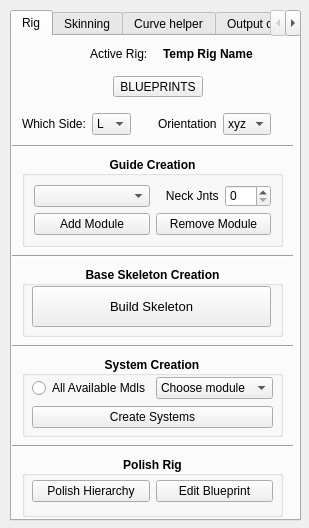
<?xml version="1.0" encoding="UTF-8"?>
<ui version="4.0">
 <class>Form</class>
 <widget class="QWidget" name="Form">
  <property name="geometry">
   <rect>
    <x>0</x>
    <y>0</y>
    <width>309</width>
    <height>528</height>
   </rect>
  </property>
  <property name="windowTitle">
   <string>Form</string>
  </property>
  <widget class="QTabWidget" name="tabWidget">
   <property name="geometry">
    <rect>
     <x>10</x>
     <y>10</y>
     <width>291</width>
     <height>511</height>
    </rect>
   </property>
   <property name="currentIndex">
    <number>0</number>
   </property>
   <widget class="QWidget" name="tab_rig">
    <attribute name="title">
     <string>Rig</string>
    </attribute>
    <widget class="QGroupBox" name="groupBox">
     <property name="geometry">
      <rect>
       <x>10</x>
       <y>120</y>
       <width>261</width>
       <height>91</height>
      </rect>
     </property>
     <property name="sizePolicy">
      <sizepolicy hsizetype="Preferred" vsizetype="Preferred">
       <horstretch>0</horstretch>
       <verstretch>0</verstretch>
      </sizepolicy>
     </property>
     <property name="font">
      <font>
       <family>MS Shell Dlg 2</family>
       <weight>75</weight>
       <italic>false</italic>
       <bold>true</bold>
       <underline>false</underline>
       <strikeout>false</strikeout>
       <kerning>false</kerning>
      </font>
     </property>
     <property name="title">
      <string>Guide Creation</string>
     </property>
     <property name="alignment">
      <set>Qt::AlignCenter</set>
     </property>
     <property name="checkable">
      <bool>false</bool>
     </property>
     <layout class="QGridLayout" name="gridLayout">
      <item row="2" column="0">
       <layout class="QGridLayout" name="gridLayout_6">
        <item row="1" column="0">
         <widget class="QPushButton" name="add_mdl_btn">
          <property name="font">
           <font>
            <weight>50</weight>
            <bold>false</bold>
           </font>
          </property>
          <property name="text">
           <string>Add Module</string>
          </property>
         </widget>
        </item>
        <item row="1" column="1">
         <widget class="QPushButton" name="remove_mdl_btn">
          <property name="font">
           <font>
            <weight>50</weight>
            <bold>false</bold>
           </font>
          </property>
          <property name="text">
           <string>Remove Module</string>
          </property>
         </widget>
        </item>
        <item row="0" column="1">
         <layout class="QGridLayout" name="gridLayout_4">
          <item row="0" column="1">
           <widget class="QSpinBox" name="neck_num_SpinBox">
            <property name="sizePolicy">
             <sizepolicy hsizetype="Minimum" vsizetype="Minimum">
              <horstretch>0</horstretch>
              <verstretch>0</verstretch>
             </sizepolicy>
            </property>
            <property name="font">
             <font>
              <weight>50</weight>
              <bold>false</bold>
             </font>
            </property>
           </widget>
          </item>
          <item row="0" column="0">
           <widget class="QLabel" name="neck_num_lbl">
            <property name="font">
             <font>
              <weight>50</weight>
              <bold>false</bold>
             </font>
            </property>
            <property name="text">
             <string>   Neck Jnts</string>
            </property>
           </widget>
          </item>
         </layout>
        </item>
        <item row="0" column="0">
         <widget class="QComboBox" name="module_picker_ddbox"/>
        </item>
       </layout>
      </item>
     </layout>
    </widget>
    <widget class="QGroupBox" name="base_skeleton_box">
     <property name="enabled">
      <bool>true</bool>
     </property>
     <property name="geometry">
      <rect>
       <x>10</x>
       <y>230</y>
       <width>261</width>
       <height>71</height>
      </rect>
     </property>
     <property name="font">
      <font>
       <weight>75</weight>
       <bold>true</bold>
      </font>
     </property>
     <property name="title">
      <string>Base Skeleton Creation</string>
     </property>
     <property name="alignment">
      <set>Qt::AlignCenter</set>
     </property>
     <widget class="QPushButton" name="build_skeleton_btn">
      <property name="geometry">
       <rect>
        <x>10</x>
        <y>20</y>
        <width>239</width>
        <height>41</height>
       </rect>
      </property>
      <property name="baseSize">
       <size>
        <width>40</width>
        <height>49</height>
       </size>
      </property>
      <property name="font">
       <font>
        <pointsize>10</pointsize>
        <weight>50</weight>
        <bold>false</bold>
       </font>
      </property>
      <property name="text">
       <string>Build Skeleton</string>
      </property>
     </widget>
    </widget>
    <widget class="QGroupBox" name="groupBox_3">
     <property name="geometry">
      <rect>
       <x>10</x>
       <y>320</y>
       <width>261</width>
       <height>81</height>
      </rect>
     </property>
     <property name="font">
      <font>
       <weight>75</weight>
       <bold>true</bold>
      </font>
     </property>
     <property name="title">
      <string>System Creation</string>
     </property>
     <property name="alignment">
      <set>Qt::AlignCenter</set>
     </property>
     <widget class="QWidget" name="gridLayoutWidget_7">
      <property name="geometry">
       <rect>
        <x>10</x>
        <y>20</y>
        <width>241</width>
        <height>53</height>
       </rect>
      </property>
      <layout class="QGridLayout" name="gridLayout_8">
       <item row="1" column="0">
        <widget class="QPushButton" name="Create_systems_btn">
         <property name="font">
          <font>
           <weight>50</weight>
           <bold>false</bold>
           <underline>false</underline>
           <strikeout>false</strikeout>
          </font>
         </property>
         <property name="text">
          <string>Create Systems</string>
         </property>
        </widget>
       </item>
       <item row="0" column="0">
        <layout class="QGridLayout" name="gridLayout_11">
         <item row="0" column="1">
          <widget class="QComboBox" name="Sys_choose_mdl_ddbox">
           <property name="font">
            <font>
             <weight>50</weight>
             <bold>false</bold>
            </font>
           </property>
           <item>
            <property name="text">
             <string>Choose module</string>
            </property>
           </item>
          </widget>
         </item>
         <item row="0" column="0">
          <widget class="QRadioButton" name="Sys_add_mdl_radioBtn">
           <property name="font">
            <font>
             <weight>50</weight>
             <bold>false</bold>
            </font>
           </property>
           <property name="text">
            <string>All Available Mdls</string>
           </property>
          </widget>
         </item>
        </layout>
       </item>
      </layout>
     </widget>
    </widget>
    <widget class="Line" name="line_2">
     <property name="geometry">
      <rect>
       <x>0</x>
       <y>100</y>
       <width>281</width>
       <height>20</height>
      </rect>
     </property>
     <property name="orientation">
      <enum>Qt::Horizontal</enum>
     </property>
    </widget>
    <widget class="Line" name="line_3">
     <property name="geometry">
      <rect>
       <x>0</x>
       <y>210</y>
       <width>281</width>
       <height>20</height>
      </rect>
     </property>
     <property name="orientation">
      <enum>Qt::Horizontal</enum>
     </property>
    </widget>
    <widget class="QGroupBox" name="groupBox_4">
     <property name="geometry">
      <rect>
       <x>10</x>
       <y>420</y>
       <width>261</width>
       <height>61</height>
      </rect>
     </property>
     <property name="font">
      <font>
       <weight>75</weight>
       <bold>true</bold>
      </font>
     </property>
     <property name="title">
      <string>Polish Rig</string>
     </property>
     <property name="alignment">
      <set>Qt::AlignCenter</set>
     </property>
     <widget class="QWidget" name="gridLayoutWidget_9">
      <property name="geometry">
       <rect>
        <x>10</x>
        <y>20</y>
        <width>241</width>
        <height>31</height>
       </rect>
      </property>
      <layout class="QGridLayout" name="gridLayout_10">
       <item row="0" column="1">
        <widget class="QPushButton" name="Polish_btn">
         <property name="font">
          <font>
           <weight>50</weight>
           <bold>false</bold>
           <underline>false</underline>
           <strikeout>false</strikeout>
          </font>
         </property>
         <property name="text">
          <string>Polish Hierarchy</string>
         </property>
        </widget>
       </item>
       <item row="0" column="2">
        <widget class="QPushButton" name="Polish_btn_2">
         <property name="font">
          <font>
           <weight>50</weight>
           <bold>false</bold>
           <underline>false</underline>
           <strikeout>false</strikeout>
          </font>
         </property>
         <property name="text">
          <string>Edit Blueprint</string>
         </property>
        </widget>
       </item>
      </layout>
     </widget>
    </widget>
    <widget class="Line" name="line_4">
     <property name="geometry">
      <rect>
       <x>0</x>
       <y>300</y>
       <width>281</width>
       <height>20</height>
      </rect>
     </property>
     <property name="orientation">
      <enum>Qt::Horizontal</enum>
     </property>
    </widget>
    <widget class="Line" name="line_5">
     <property name="geometry">
      <rect>
       <x>0</x>
       <y>400</y>
       <width>281</width>
       <height>20</height>
      </rect>
     </property>
     <property name="orientation">
      <enum>Qt::Horizontal</enum>
     </property>
    </widget>
    <widget class="QWidget" name="gridLayoutWidget_11">
     <property name="geometry">
      <rect>
       <x>70</x>
       <y>0</y>
       <width>171</width>
       <height>36</height>
      </rect>
     </property>
     <layout class="QGridLayout" name="gridLayout_12">
      <property name="leftMargin">
       <number>8</number>
      </property>
      <property name="spacing">
       <number>0</number>
      </property>
      <item row="0" column="1">
       <widget class="QLabel" name="rig_name_temp">
        <property name="font">
         <font>
          <pointsize>9</pointsize>
          <weight>75</weight>
          <bold>true</bold>
         </font>
        </property>
        <property name="text">
         <string>Temp Rig Name</string>
        </property>
       </widget>
      </item>
      <item row="0" column="0">
       <widget class="QLabel" name="label_2">
        <property name="enabled">
         <bool>true</bool>
        </property>
        <property name="text">
         <string>Active Rig:</string>
        </property>
       </widget>
      </item>
     </layout>
    </widget>
    <widget class="QLabel" name="image_lbl">
     <property name="geometry">
      <rect>
       <x>10</x>
       <y>10</y>
       <width>61</width>
       <height>61</height>
      </rect>
     </property>
     <property name="sizePolicy">
      <sizepolicy hsizetype="Minimum" vsizetype="Minimum">
       <horstretch>0</horstretch>
       <verstretch>0</verstretch>
      </sizepolicy>
     </property>
     <property name="text">
      <string/>
     </property>
     <property name="pixmap">
      <pixmap>E:/YR2/Branding/logo_new_transparent.png</pixmap>
     </property>
     <property name="scaledContents">
      <bool>true</bool>
     </property>
    </widget>
    <widget class="QWidget" name="gridLayoutWidget_4">
     <property name="geometry">
      <rect>
       <x>10</x>
       <y>30</y>
       <width>271</width>
       <height>81</height>
      </rect>
     </property>
     <layout class="QGridLayout" name="gridLayout_5">
      <item row="0" column="0">
       <layout class="QHBoxLayout" name="horizontalLayout_5">
        <item>
         <spacer name="horizontalSpacer_2">
          <property name="orientation">
           <enum>Qt::Horizontal</enum>
          </property>
          <property name="sizeHint" stdset="0">
           <size>
            <width>40</width>
            <height>20</height>
           </size>
          </property>
         </spacer>
        </item>
        <item>
         <widget class="QToolButton" name="blueprints_menu_toolbtn">
          <property name="minimumSize">
           <size>
            <width>10</width>
            <height>11</height>
           </size>
          </property>
          <property name="maximumSize">
           <size>
            <width>16777215</width>
            <height>16777215</height>
           </size>
          </property>
          <property name="text">
           <string>BLUEPRINTS</string>
          </property>
         </widget>
        </item>
        <item>
         <spacer name="horizontalSpacer_3">
          <property name="orientation">
           <enum>Qt::Horizontal</enum>
          </property>
          <property name="sizeHint" stdset="0">
           <size>
            <width>10</width>
            <height>20</height>
           </size>
          </property>
         </spacer>
        </item>
       </layout>
      </item>
      <item row="1" column="0">
       <layout class="QGridLayout" name="gridLayout_7">
        <item row="0" column="0">
         <widget class="QLabel" name="whichside_lbl">
          <property name="text">
           <string>Which Side:</string>
          </property>
         </widget>
        </item>
        <item row="0" column="1">
         <widget class="QComboBox" name="whichside_ddbox">
          <item>
           <property name="text">
            <string>L</string>
           </property>
          </item>
          <item>
           <property name="text">
            <string>R</string>
           </property>
          </item>
         </widget>
        </item>
        <item row="0" column="3">
         <layout class="QGridLayout" name="gridLayout_9">
          <item row="0" column="0">
           <widget class="QLabel" name="orientation_lbl">
            <property name="text">
             <string>Orientation</string>
            </property>
           </widget>
          </item>
          <item row="0" column="1">
           <widget class="QComboBox" name="orientation_ddbox">
            <item>
             <property name="text">
              <string>xyz</string>
             </property>
            </item>
            <item>
             <property name="text">
              <string>yzx</string>
             </property>
            </item>
           </widget>
          </item>
          <item row="0" column="2">
           <spacer name="horizontalSpacer_4">
            <property name="orientation">
             <enum>Qt::Horizontal</enum>
            </property>
            <property name="sizeHint" stdset="0">
             <size>
              <width>40</width>
              <height>20</height>
             </size>
            </property>
           </spacer>
          </item>
         </layout>
        </item>
        <item row="0" column="2">
         <spacer name="horizontalSpacer">
          <property name="orientation">
           <enum>Qt::Horizontal</enum>
          </property>
          <property name="sizeHint" stdset="0">
           <size>
            <width>40</width>
            <height>20</height>
           </size>
          </property>
         </spacer>
        </item>
       </layout>
      </item>
     </layout>
    </widget>
   </widget>
   <widget class="QWidget" name="tab_skinning">
    <attribute name="title">
     <string>Skinning</string>
    </attribute>
    <widget class="QGroupBox" name="groupBox_5">
     <property name="geometry">
      <rect>
       <x>9</x>
       <y>149</y>
       <width>261</width>
       <height>231</height>
      </rect>
     </property>
     <property name="title">
      <string>GroupBox</string>
     </property>
     <widget class="QLabel" name="label_6">
      <property name="geometry">
       <rect>
        <x>10</x>
        <y>30</y>
        <width>251</width>
        <height>51</height>
       </rect>
      </property>
      <property name="text">
       <string>&gt; tools I feel necessary for skinning like exporting</string>
      </property>
     </widget>
     <widget class="QLabel" name="label_5">
      <property name="geometry">
       <rect>
        <x>20</x>
        <y>110</y>
        <width>221</width>
        <height>51</height>
       </rect>
      </property>
      <property name="text">
       <string>&gt; options to add desired skin clusters</string>
      </property>
     </widget>
     <widget class="QLabel" name="label_4">
      <property name="geometry">
       <rect>
        <x>20</x>
        <y>140</y>
        <width>221</width>
        <height>51</height>
       </rect>
      </property>
      <property name="text">
       <string>&gt; Creates skn_joints selection set</string>
      </property>
     </widget>
     <widget class="QLabel" name="label_9">
      <property name="geometry">
       <rect>
        <x>20</x>
        <y>60</y>
        <width>221</width>
        <height>51</height>
       </rect>
      </property>
      <property name="text">
       <string>&gt; buttons to let me quickly cut up and proxy </string>
      </property>
     </widget>
     <widget class="QLabel" name="label_10">
      <property name="geometry">
       <rect>
        <x>30</x>
        <y>90</y>
        <width>221</width>
        <height>16</height>
       </rect>
      </property>
      <property name="text">
       <string>deform a mesh. Like duplicating selected geo</string>
      </property>
     </widget>
     <widget class="QLabel" name="label_16">
      <property name="geometry">
       <rect>
        <x>20</x>
        <y>100</y>
        <width>241</width>
        <height>16</height>
       </rect>
      </property>
      <property name="text">
       <string>seperate it and a button to constrain to skn joint</string>
      </property>
     </widget>
    </widget>
    <widget class="QLabel" name="skinning_image_lbl">
     <property name="geometry">
      <rect>
       <x>110</x>
       <y>20</y>
       <width>61</width>
       <height>61</height>
      </rect>
     </property>
     <property name="sizePolicy">
      <sizepolicy hsizetype="Minimum" vsizetype="Minimum">
       <horstretch>0</horstretch>
       <verstretch>0</verstretch>
      </sizepolicy>
     </property>
     <property name="text">
      <string/>
     </property>
     <property name="pixmap">
      <pixmap>E:/YR2/Branding/logo_new_transparent.png</pixmap>
     </property>
     <property name="scaledContents">
      <bool>true</bool>
     </property>
    </widget>
    <widget class="QLabel" name="label_3">
     <property name="geometry">
      <rect>
       <x>120</x>
       <y>440</y>
       <width>61</width>
       <height>51</height>
      </rect>
     </property>
     <property name="font">
      <font>
       <pointsize>20</pointsize>
      </font>
     </property>
     <property name="text">
      <string>WIP</string>
     </property>
    </widget>
   </widget>
   <widget class="QWidget" name="tab_curve_helper">
    <attribute name="title">
     <string>Curve helper</string>
    </attribute>
    <widget class="QLabel" name="label">
     <property name="geometry">
      <rect>
       <x>110</x>
       <y>80</y>
       <width>51</width>
       <height>41</height>
      </rect>
     </property>
     <property name="font">
      <font>
       <pointsize>20</pointsize>
      </font>
     </property>
     <property name="text">
      <string>WIP</string>
     </property>
    </widget>
    <widget class="QLabel" name="label_17">
     <property name="geometry">
      <rect>
       <x>20</x>
       <y>150</y>
       <width>271</width>
       <height>16</height>
      </rect>
     </property>
     <property name="text">
      <string>&gt; Give me some options to reduce referencing erros</string>
     </property>
    </widget>
    <widget class="QLabel" name="label_18">
     <property name="geometry">
      <rect>
       <x>20</x>
       <y>170</y>
       <width>281</width>
       <height>16</height>
      </rect>
     </property>
     <property name="text">
      <string>like storing names and checking previous versions for </string>
     </property>
    </widget>
    <widget class="QLabel" name="label_19">
     <property name="geometry">
      <rect>
       <x>20</x>
       <y>190</y>
       <width>161</width>
       <height>16</height>
      </rect>
     </property>
     <property name="text">
      <string>any discrepancy's</string>
     </property>
    </widget>
   </widget>
   <widget class="QWidget" name="tab_export">
    <attribute name="title">
     <string>Output options</string>
    </attribute>
    <widget class="QLabel" name="label_7">
     <property name="geometry">
      <rect>
       <x>110</x>
       <y>0</y>
       <width>61</width>
       <height>61</height>
      </rect>
     </property>
     <property name="font">
      <font>
       <pointsize>20</pointsize>
      </font>
     </property>
     <property name="text">
      <string>WIP</string>
     </property>
    </widget>
    <widget class="QLabel" name="label_14">
     <property name="geometry">
      <rect>
       <x>0</x>
       <y>60</y>
       <width>281</width>
       <height>20</height>
      </rect>
     </property>
     <property name="font">
      <font>
       <pointsize>9</pointsize>
       <weight>75</weight>
       <bold>true</bold>
      </font>
     </property>
     <property name="text">
      <string>-- SAVE YOUR WORK BEFORE EXPORTING!!! --</string>
     </property>
    </widget>
    <widget class="QWidget" name="gridLayoutWidget">
     <property name="geometry">
      <rect>
       <x>30</x>
       <y>210</y>
       <width>231</width>
       <height>111</height>
      </rect>
     </property>
     <layout class="QGridLayout" name="gridLayout_13">
      <item row="2" column="0">
       <widget class="QLabel" name="label_13">
        <property name="text">
         <string>* If referenced, Imports Rig. </string>
        </property>
       </widget>
      </item>
      <item row="0" column="0">
       <widget class="QLabel" name="label_11">
        <property name="text">
         <string>On Exporting, these commands will also run:</string>
        </property>
       </widget>
      </item>
      <item row="1" column="0">
       <widget class="QLabel" name="label_12">
        <property name="text">
         <string>* Control rig will be removed.</string>
        </property>
       </widget>
      </item>
      <item row="3" column="0">
       <widget class="QLabel" name="label_15">
        <property name="text">
         <string>* Animation will be baked to joints.</string>
        </property>
       </widget>
      </item>
     </layout>
    </widget>
    <widget class="QWidget" name="horizontalLayoutWidget_4">
     <property name="geometry">
      <rect>
       <x>20</x>
       <y>330</y>
       <width>241</width>
       <height>61</height>
      </rect>
     </property>
     <layout class="QHBoxLayout" name="horizontalLayout_4">
      <item>
       <widget class="QPushButton" name="pushButton_10">
        <property name="minimumSize">
         <size>
          <width>50</width>
          <height>50</height>
         </size>
        </property>
        <property name="font">
         <font>
          <pointsize>11</pointsize>
          <weight>75</weight>
          <bold>true</bold>
         </font>
        </property>
        <property name="text">
         <string>EXPORT</string>
        </property>
       </widget>
      </item>
     </layout>
    </widget>
    <widget class="QWidget" name="gridLayoutWidget_2">
     <property name="geometry">
      <rect>
       <x>10</x>
       <y>90</y>
       <width>261</width>
       <height>113</height>
      </rect>
     </property>
     <layout class="QGridLayout" name="gridLayout_14">
      <item row="0" column="0">
       <layout class="QHBoxLayout" name="horizontalLayout">
        <item>
         <widget class="QLabel" name="file_name_lbl">
          <property name="text">
           <string>FileName:</string>
          </property>
         </widget>
        </item>
        <item>
         <widget class="QLineEdit" name="file_name_lineEdit"/>
        </item>
        <item>
         <widget class="QLabel" name="fbx_lbl">
          <property name="text">
           <string>.fbx</string>
          </property>
         </widget>
        </item>
       </layout>
      </item>
      <item row="1" column="0">
       <layout class="QHBoxLayout" name="horizontalLayout_2">
        <item>
         <widget class="QLineEdit" name="location_picker_lineEdit">
          <property name="text">
           <string>LOCATION PICKER</string>
          </property>
         </widget>
        </item>
        <item>
         <widget class="QPushButton" name="browse_folder_btn">
          <property name="text">
           <string>Browse</string>
          </property>
         </widget>
        </item>
       </layout>
      </item>
      <item row="2" column="0">
       <layout class="QHBoxLayout" name="horizontalLayout_3">
        <property name="spacing">
         <number>0</number>
        </property>
        <item>
         <widget class="QPushButton" name="pushButton_7">
          <property name="minimumSize">
           <size>
            <width>50</width>
            <height>50</height>
           </size>
          </property>
          <property name="text">
           <string>Include Motion</string>
          </property>
         </widget>
        </item>
        <item>
         <widget class="QPushButton" name="pushButton_8">
          <property name="sizePolicy">
           <sizepolicy hsizetype="Minimum" vsizetype="Fixed">
            <horstretch>0</horstretch>
            <verstretch>0</verstretch>
           </sizepolicy>
          </property>
          <property name="minimumSize">
           <size>
            <width>50</width>
            <height>50</height>
           </size>
          </property>
          <property name="font">
           <font>
            <family>MS Shell Dlg 2</family>
            <stylestrategy>PreferDefault</stylestrategy>
           </font>
          </property>
          <property name="text">
           <string>Include Mesh</string>
          </property>
         </widget>
        </item>
        <item>
         <widget class="QPushButton" name="pushButton_9">
          <property name="minimumSize">
           <size>
            <width>50</width>
            <height>50</height>
           </size>
          </property>
          <property name="font">
           <font>
            <family>Nirmala UI</family>
            <underline>false</underline>
            <strikeout>false</strikeout>
           </font>
          </property>
          <property name="mouseTracking">
           <bool>false</bool>
          </property>
          <property name="layoutDirection">
           <enum>Qt::LeftToRight</enum>
          </property>
          <property name="text">
           <string>Skeleton Cleanup</string>
          </property>
         </widget>
        </item>
       </layout>
      </item>
     </layout>
    </widget>
   </widget>
  </widget>
 </widget>
 <resources/>
 <connections/>
</ui>
